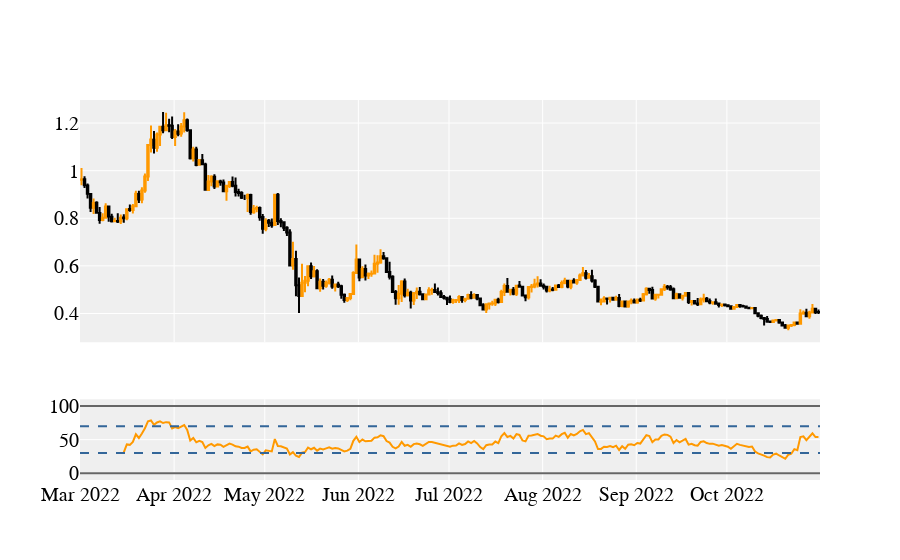

Write notebook code for a chart like this one.
### Code cell
from plotly.subplots import make_subplots
import plotly.graph_objects as go

# Create Figure
fig = make_subplots(rows=2, cols=1, shared_xaxes=True, row_width=[0.25, 0.75])
# Inspect Result
print(fig)

data = df

print(data)

fig.add_trace(go.Candlestick(
    x=data.index,
    open=data['open'],
    high=data['high'],
    low=data['low'],
    close=data['close'],
    increasing_line_color='#ff9900',
    decreasing_line_color='black',
    showlegend=False
))

fig.add_trace(go.Scatter(
    x=data.index,
    y=data['RSI_14'],
    line=dict(color='#ff9900', width=2),
    showlegend=False,
), row=2, col=1
)

# Add upper/lower bounds
fig.update_yaxes(range=[-10, 110], row=2, col=1)
fig.add_hline(y=0, col=1, row=2, line_color="#666", line_width=2)
fig.add_hline(y=100, col=1, row=2, line_color="#666", line_width=2)
# Add overbought/oversold
fig.add_hline(y=30, col=1, row=2, line_color='#336699', line_width=2, line_dash='dash')
fig.add_hline(y=70, col=1, row=2, line_color='#336699', line_width=2, line_dash='dash')
# Customize font, colors, hide range slider
layout = go.Layout(
    plot_bgcolor='#efefef',
    # Font Families
    font_family='Monospace',
    font_color='#000000',
    font_size=20,
    xaxis=dict(
        rangeslider=dict(
            visible=False
        )
    )
)
# update and display
fig.update_layout(layout)
fig.show()

### Figure 1 — Plotly figure (JSON) as saved in the notebook; plotly's stock layout.template omitted (floating-point values rounded to 4 significant figures; data arrays with more than 128 entries replaced by an {"elided": "..."} marker saying what was removed)
{"data": [{"close": {"elided": "245 float values"}, "decreasing": {"line": {"color": "black"}}, "high": {"elided": "245 float values"}, "increasing": {"line": {"color": "#ff9900"}}, "low": {"elided": "245 float values"}, "open": {"elided": "245 float values"}, "showlegend": false, "type": "candlestick", "x": {"elided": "245 str values"}}, {"line": {"color": "#ff9900", "width": 2}, "showlegend": false, "type": "scatter", "x": {"elided": "245 str values"}, "xaxis": "x2", "y": {"elided": "245 float values"}, "yaxis": "y2"}], "layout": {"font": {"color": "#000000", "family": "Monospace", "size": 20}, "plot_bgcolor": "#efefef", "shapes": [{"line": {"color": "#666", "width": 2}, "type": "line", "x0": 0, "x1": 1, "xref": "x2 domain", "y0": 0, "y1": 0, "yref": "y2"}, {"line": {"color": "#666", "width": 2}, "type": "line", "x0": 0, "x1": 1, "xref": "x2 domain", "y0": 100, "y1": 100, "yref": "y2"}, {"line": {"color": "#336699", "dash": "dash", "width": 2}, "type": "line", "x0": 0, "x1": 1, "xref": "x2 domain", "y0": 30, "y1": 30, "yref": "y2"}, {"line": {"color": "#336699", "dash": "dash", "width": 2}, "type": "line", "x0": 0, "x1": 1, "xref": "x2 domain", "y0": 70, "y1": 70, "yref": "y2"}], "xaxis": {"anchor": "y", "domain": [0, 1], "matches": "x2", "rangeslider": {"visible": false}, "showticklabels": false}, "xaxis2": {"anchor": "y2", "domain": [0, 1]}, "yaxis": {"anchor": "x", "domain": [0.3625, 1]}, "yaxis2": {"anchor": "x2", "domain": [0, 0.2125], "range": [-10, 110]}}}
